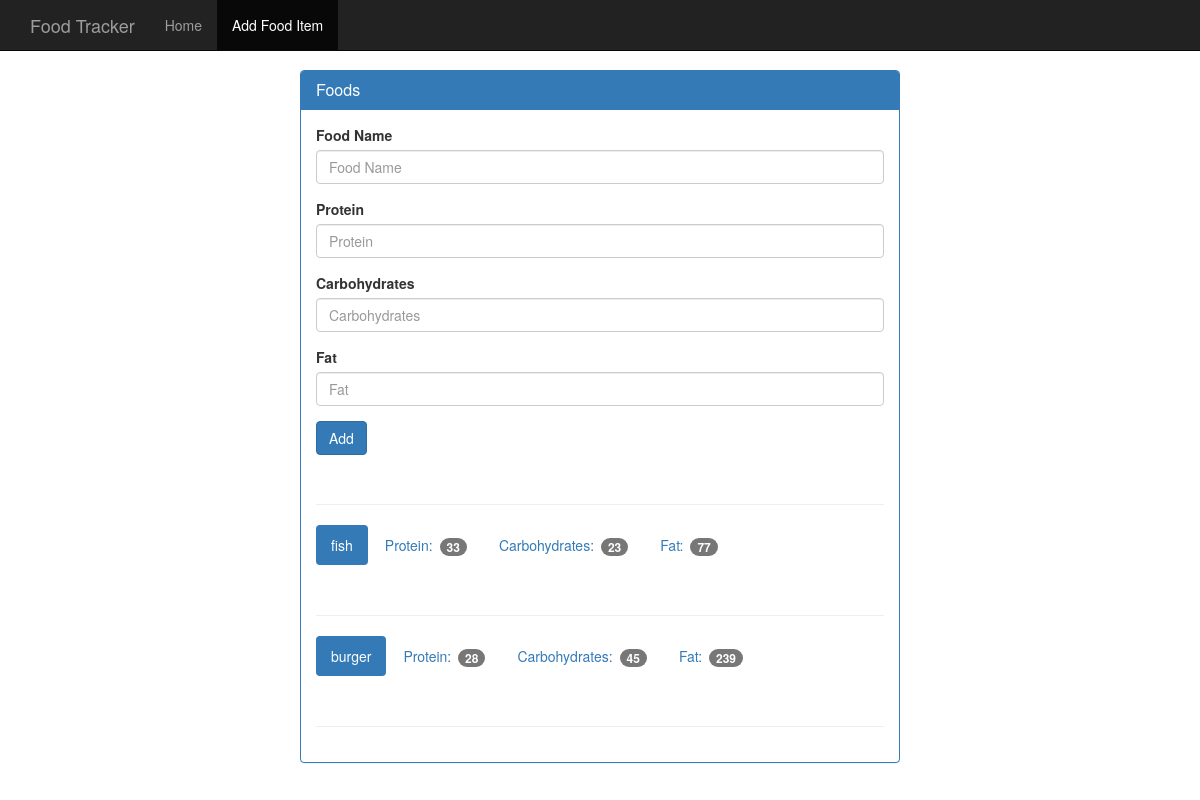
The page /addfood on the database as committed earlier.
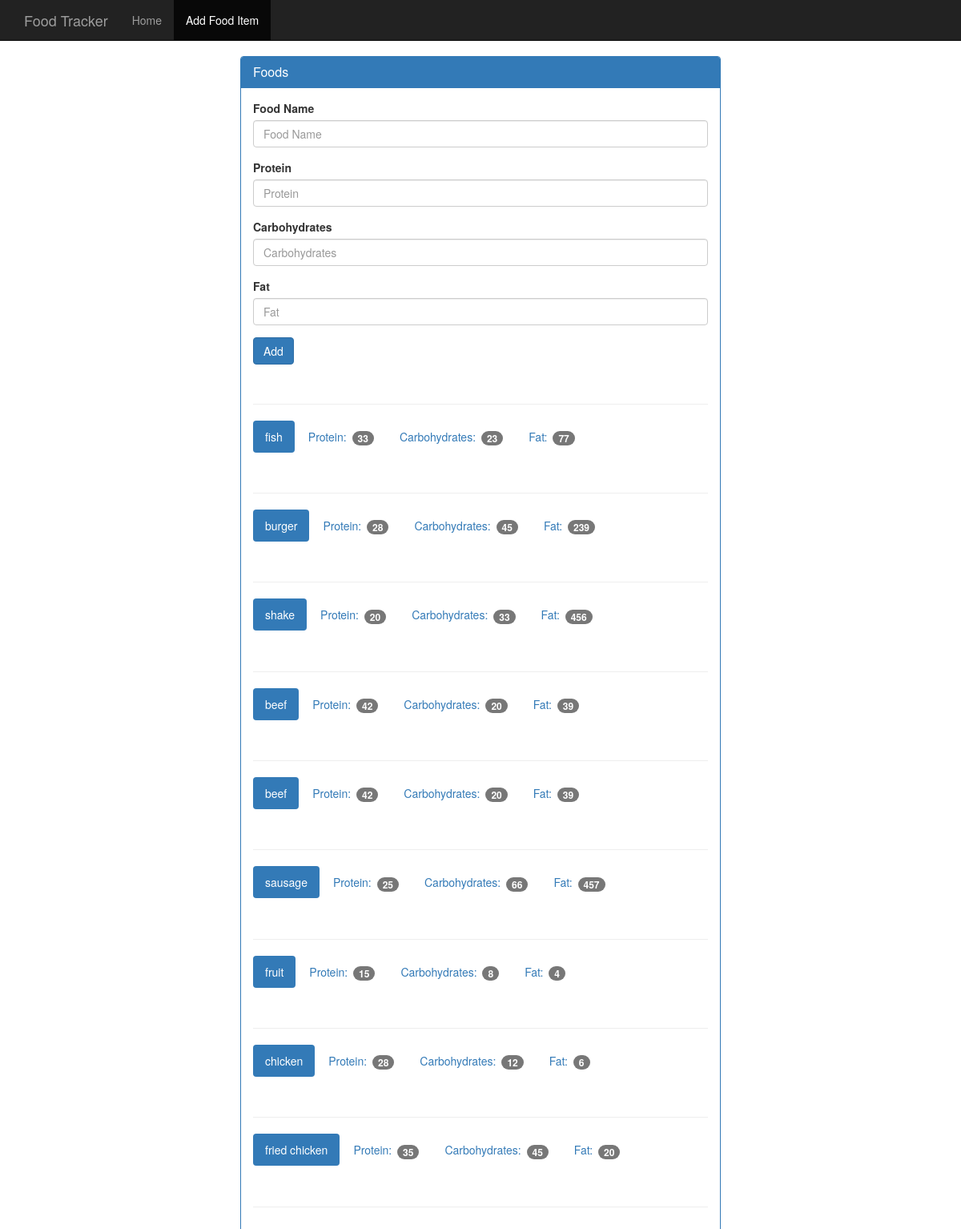
The same page on the database as committed later.
### app.py (models this page shows, shortened)
class food(db.Model):
	id = db.Column(db.Integer, primary_key=True)
	name = db.Column(db.String(255))
	protein = db.Column(db.String(30))
	carbohydrates = db.Column(db.String(30))
	fat = db.Column(db.String(30))
	calories = db.Column(db.String(30))
	@classmethod
	def show_all_rows(cls):
		results = cls.query.all()
		return results

### app.py (the view, shortened to what this page needs)
@app.route('/addfood', methods=['GET','POST'])
def add_food():
	viewAllfood = food().show_all_rows()
	return render_template('add_food.html', foodlist=viewAllfood)

### templates/add_food.html (shortened to what this page needs)
{% extends "base.html" %}
{% block body %}
    <div class="container theme-showcase col-sm-6 col-sm-offset-3" role="main">
      <div class="row">
        <div>
          <div class="panel panel-primary">
            <div class="panel-heading">
              <h3 class="panel-title">Foods</h3>
            </div>
            <div class="panel-body">
              <form method="POST" action="{{url_for('add_food')}}">
                <div class="form-group">
                  <label for="food-name">Food Name</label>
                  <input type="text" class="form-control" id="food-name" name="food_name" placeholder="Food Name">
                </div>
                <div class="form-group">
                  <label for="protein">Protein</label>
                  <input type="number" class="form-control" id="protein" name="protein" placeholder="Protein">
                </div>
                <div class="form-group">
                  <label for="carbohydrates">Carbohydrates</label>
                  <input type="number" class="form-control" id="carbohydrates" name="carbohydrates" placeholder="Carbohydrates">
                </div>
                <div class="form-group">
                  <label for="fat">Fat</label>
                  <input type="number" class="form-control" id="fat" name="fat" placeholder="Fat">
                </div>
                <button type="submit" class="btn btn-primary">Add</button>
              </form>
              <div class="page-header"></div>
              {% for food in foodlist %}
              <ul class="nav nav-pills" role="tablist">
                <li class="active"><a>{{food.name}}</a></li>
                <li><a>Protein: <span class="badge">{{food.protein}}</span></a></li>
                <li><a>Carbohydrates: <span class="badge">{{food.carbohydrates}}</span></a></li>
                <li><a>Fat: <span class="badge">{{food.fat}}</span></a></li>
              </ul>
              <div class="page-header"></div>
              {% endfor %}
            </div>
          </div>
        </div>
      </div>
    </div>
{% endblock %}

Rows that differ between the two databases and show on the page:
added food: name "shake", protein "20", carbohydrates "33", fat "456"
added food: name "beef", protein "42", carbohydrates "20", fat "39"
added food: name "beef", protein "42", carbohydrates "20", fat "39"
added food: name "sausage", protein "25", carbohydrates "66", fat "457"
added food: name "fruit", protein "15", carbohydrates "8", fat "4"
added food: name "chicken", protein "28", carbohydrates "12", fat "6"
added food: name "fried chicken", protein "35", carbohydrates "45", fat "20"
